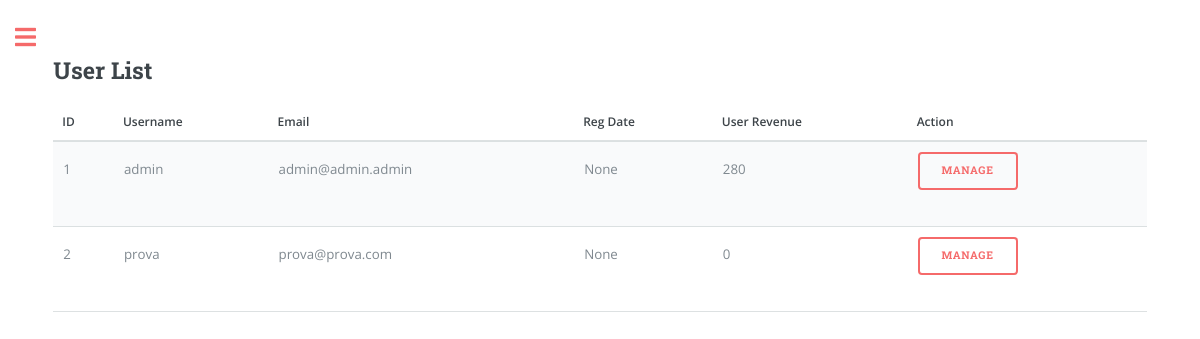
Screenshot of /users_list (signed in) with the database file from the repository.
### app/models.py (models this page shows, shortened)
class User(UserMixin, db.Model):
    id = db.Column(db.Integer, primary_key=True)
    registration_date = db.Column(db.DateTime, default=datetime.utcnow)
    username = db.Column(db.String(64), index=True, unique=True)
    email = db.Column(db.String(120), index=True, unique=True)
    password_hash = db.Column(db.String(128))
    garage = db.relationship('Car', backref='owner', lazy='dynamic')
    contacts = db.relationship('Contacts', backref='owner', lazy='dynamic')
    role = db.Column(db.String(20), default='user')
    def formatted_registration_date(self):
        if self.registration_date:
            return self.registration_date.strftime('%Y-%m-%d')
        elif self.registration_date == None:
            return None
        else:
            return "N/A"
    def user_revenue(self):
        total_revenue = 0
        for booking in Booking.query.filter_by(user_id=self.id).all():
            total_revenue += booking.money
        return total_revenue

class Booking(db.Model):
    id = db.Column(db.Integer, primary_key=True)
    start_datetime = db.Column(db.DateTime, nullable=False)
    end_datetime = db.Column(db.DateTime, nullable=False)
    car_plate = db.Column(db.String(8), db.ForeignKey('car.plate'), nullable=False)
    user_id = db.Column(db.Integer, db.ForeignKey('user.id'), nullable=False)
    note = db.Column(db.String(160))
    money = db.Column(db.Integer, default=0, index=True)
    car = db.relationship('Car', backref='bookings', lazy=True)
    contact_id = db.Column(db.Integer, db.ForeignKey('contacts.id', name='booking_contacts_id'), nullable=True)

### app/routes.py (the view)
@app.route('/users_list', methods=['GET', 'POST'])
@login_required
def users_list():
    if current_user.username == 'admin' and current_user.role == 'admin':
        users = User.query.all()
        return render_template('users_list.html', page='users_list', users=users)
    else:
        return render_template('404.html')

### app/models.py (called while the page is built)
@login.user_loader
def load_user(id):
    return User.query.get(int(id))

### app/templates/users_list.html (shortened to what this page needs)
{% extends "index.html" %}
{% block content %}
<h2>User List</h2>
<table>
    <thead>
        <tr>
            <th>ID</th>
            <th>Username</th>
            <th>Email</th>
            <th>Reg Date</th>
            <th>User Revenue</th>
            <th>Action</th>
        </tr>
    </thead>
    <tbody>
        {% for user in users %}
            <tr>
                <td>{{ user.id }}</td>
                <td>{{ user.username }}</td>
                <td>{{ user.email }}</td>
                <td>{{ user.formatted_registration_date() }}</td>
                <td>{{ user.user_revenue() }}</td>
                <td>
                    <form action="{{ url_for('user', username=user.username) }}" method="get">
                        <button type="submit">Manage</button>
                    </form>
                </td>
            </tr>
        {% endfor %}
    </tbody>
</table>
{% endblock %}

### app/static/css/main.css (style rules this page uses)
html, body, div, span, applet, object, iframe, h1, h2, h3, h4, h5, h6, p, blockquote, pre, a, abbr, acronym, address, big, cite, code, del, dfn, em, img, ins, kbd, q, s, samp, small, strike, strong, sub, sup, tt, var, b, u, i, center, dl, dt, dd, ol, ul, li, fieldset, form, label, legend, table, caption, tbody, tfoot, thead, tr, th, td, article, aside, canvas, details, embed, figure, figcaption, footer, header, hgroup, menu, nav, output, ruby, section, summary, time, mark, audio, video { margin: 0; padding: 0; border: 0; font-size: 100%; font: inherit; vertical-align: baseline; }
body { line-height: 1; }
table { border-collapse: collapse; border-spacing: 0; }
body { -webkit-text-size-adjust: none; }
body { -ms-overflow-style: scrollbar; }
html { box-sizing: border-box; }
*, *:before, *:after { box-sizing: inherit; }
body { background: #ffffff; }
body, input, select, textarea { color: #7f888f; font-family: "Open Sans", sans-serif; font-size: 13pt; font-weight: 400; line-height: 1.65; }
@media screen and (max-width: 1680px) { body, input, select, textarea { font-size: 11pt; } }
@media screen and (max-width: 1280px) { body, input, select, textarea { font-size: 10pt; } }
h1, h2, h3, h4, h5, h6 { color: #3d4449; font-family: "Roboto Slab", serif; font-weight: 700; line-height: 1.5; margin: 0 0 1em 0; }
h2 { font-size: 1.75em; }
form { margin: 0 0 2em 0; }
table { margin: 0 0 2em 0; width: 100%; }
table tbody tr { border: solid 1px rgba(210, 215, 217, 0.75); border-left: 0; border-right: 0; }
table tbody tr:nth-child(2n + 1) { background-color: rgba(230, 235, 237, 0.25); }
table td { padding: 0.75em 0.75em; }
table th { color: #3d4449; font-size: 0.9em; font-weight: 600; padding: 0 0.75em 0.75em 0.75em; text-align: left; }
table thead { border-bottom: solid 2px rgba(210, 215, 217, 0.75); }
input[type="submit"], input[type="reset"], input[type="button"], button, .button { -moz-appearance: none; -webkit-appearance: none; -ms-appearance: none; appearance: none; -moz-transition: background-color 0.2s ease-in-out, color 0.2s ease-in-out; -webkit-transition: background-color 0.2s ease-in-out, color 0.2s ease-in-out; -ms-transition: background-color 0.2s ease-in-out, color 0.2s ease-in-out; transition: background-color 0.2s ease-in-out, color 0.2s ease-in-out; background-color: transparent; border-radius: 0.375em; border: 0; box-shadow: inset 0 0 0 2px #f56a6a; color: #f56a6a !important; cursor: pointer; display: inline-block; font-family: "Roboto Slab", serif; font-size: 0.8em; font-weight: 700; height: 3.5em; letter-spacing: 0.075em; line-height: 3.5em; padding: 0 2.25em; text-align: center; text-decoration: none; text-transform: uppercase; white-space: nowrap; }

### rows the page displays
User: id "1", username "admin", email "admin@admin.admin", formatted_registration_date "None", user_revenue "280"
User: id "2", username "prova", email "prova@prova.com", formatted_registration_date "None", user_revenue "0"
